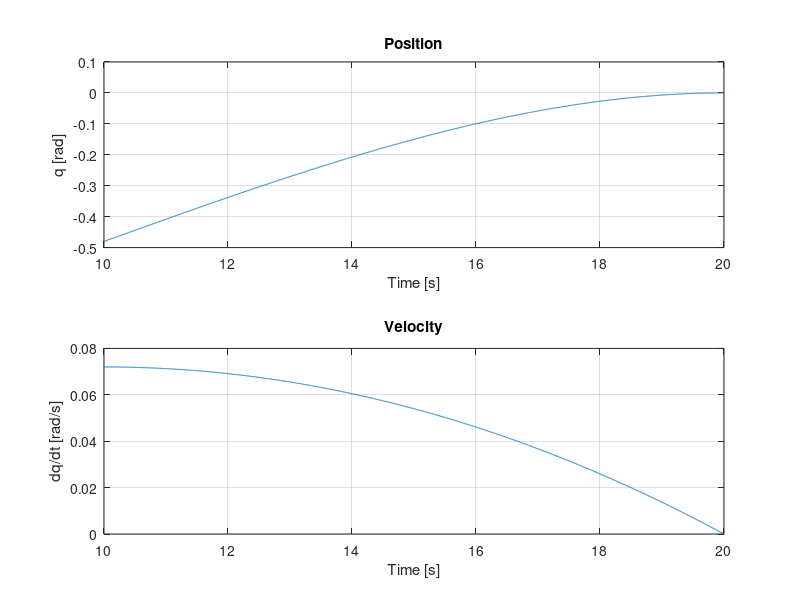

This figure's MATLAB source:
%% Cubic trajectory for Revolute Joint

% ===== Parameters =====
tf = 2500;       % number of points
T  = 20;         % TOTAL DURATION in seconds
to=10;
% Time vector in seconds (column) with 'tf' samples from 0 to T
t = linspace(to, T, tf)';     % [tf x 1]

% ===== Boundary conditions =====
xd  = 0;                    % desired final position (degrees)
xpd = 0;                     % desired final velocity (degrees/s) -> we will use rad/s = 0
a0  = deg2rad(-55);                     % initial position condition (rad)
a1  = 0;                     % initial velocity condition (rad/s)

qf  = deg2rad(xd);           % convert to rad
dqf = 0;                     % rad/s

% ===== System for cubic polynomial coefficients =====
% q(t) = a0 + a1*t + a2*t^2 + a3*t^3
A = [ T^2    T^3 ;
      2*T  3*T^2 ];

B = [ qf - (a0 + a1*T) ;
      dqf - a1 ];

coef = inv(A) * B;          
a2 = coef(1);
a3 = coef(2);

% ===== Path generation =====
% We use the REAL time 't' in seconds (not 1..tf)
q  = a0 + a1*t + a2*t.^2 + a3*t.^3;         % position [rad] (tf x 1)
dq = a1 + 2*a2*t + 3*a3*t.^2;               % velocity [rad/s] (tf x 1)

% Signal for From Workspace (matrix [time, data])
path2 = [t q];    % <- Use 'path' in the From Workspace block

% ===== Quick plots =====
figure('Name','Trajectories in th1','NumberTitle','off');
subplot(2,1,1);
plot(t, q); grid on;
xlabel('Time [s]'); ylabel('q [rad]'); title('Position');
subplot(2,1,2);
plot(t, dq); grid on;
xlabel('Time [s]'); ylabel('dq/dt [rad/s]'); title('Velocity');


